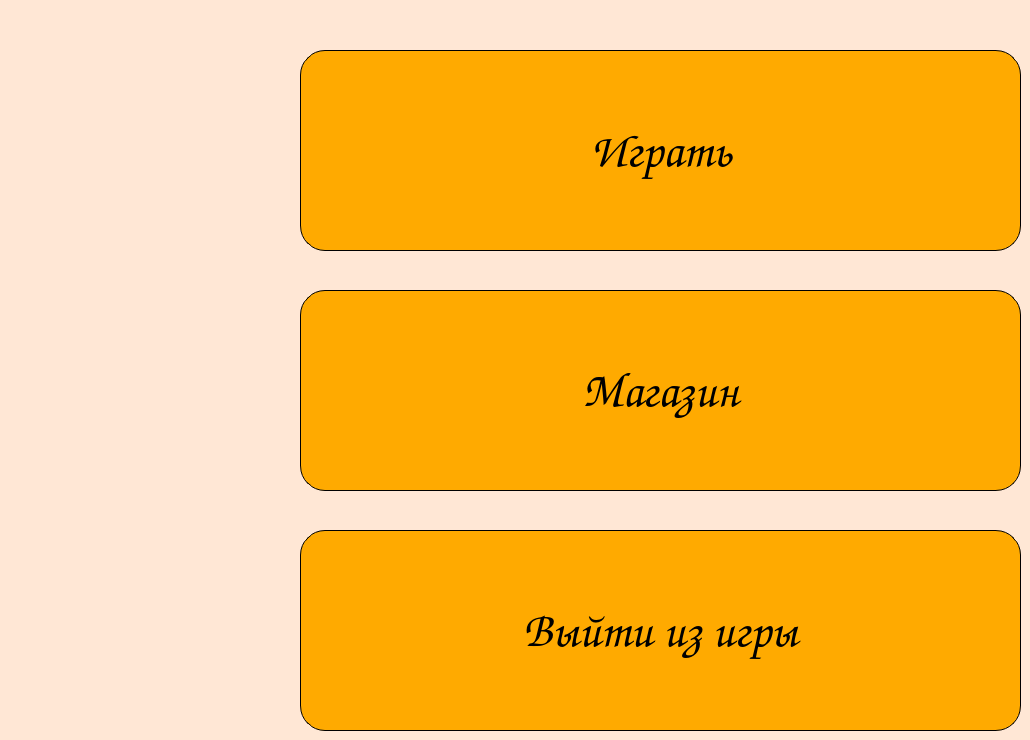
    <widget class="QWidget" name="mainMenuPage">
     <property name="styleSheet">
      <string notr="true">background-color: rgb(255, 231, 213);</string>
     </property>
     <widget class="QPushButton" name="shopButton">
      <property name="geometry">
       <rect>
        <x>300</x>
        <y>290</y>
        <width>721</width>
        <height>201</height>
       </rect>
      </property>
      <property name="font">
       <font>
        <family>Comic Sans MS</family>
        <pointsize>36</pointsize>
       </font>
      </property>
      <property name="styleSheet">
       <string notr="true">QPushButton#shopButton {border-radius: 25px;
background-color: rgb(255, 170, 0);
border: 1px solid #000000;
hover: #0a0a0a}
QPushButton#shopButton:hover {
background-color: rgb(235, 150, 0)}</string>
      </property>
      <property name="text">
       <string>Магазин</string>
      </property>
     </widget>
     <widget class="QPushButton" name="startGameButton">
      <property name="geometry">
       <rect>
        <x>300</x>
        <y>50</y>
        <width>721</width>
        <height>201</height>
       </rect>
      </property>
      <property name="font">
       <font>
        <family>Comic Sans MS</family>
        <pointsize>36</pointsize>
       </font>
      </property>
      <property name="styleSheet">
       <string notr="true">QPushButton#startGameButton {border-radius: 25px;
background-color: rgb(255, 170, 0);
border: 1px solid #000000;
hover: #0a0a0a}
QPushButton#startGameButton:hover {
background-color: rgb(235, 150, 0)}</string>
      </property>
      <property name="text">
       <string>Играть</string>
      </property>
     </widget>
     <widget class="QPushButton" name="quitGameButton">
      <property name="geometry">
       <rect>
        <x>300</x>
        <y>530</y>
        <width>721</width>
        <height>201</height>
       </rect>
      </property>
      <property name="font">
       <font>
        <family>Comic Sans MS</family>
        <pointsize>36</pointsize>
       </font>
      </property>
      <property name="styleSheet">
       <string notr="true">QPushButton#quitGameButton {border-radius: 25px;
background-color: rgb(255, 170, 0);
border: 1px solid #000000;
hover: #0a0a0a}
QPushButton#quitGameButton:hover {
background-color: rgb(235, 150, 0)}</string>
      </property>
      <property name="text">
       <string>Выйти из игры</string>
      </property>
     </widget>
    </widget>
